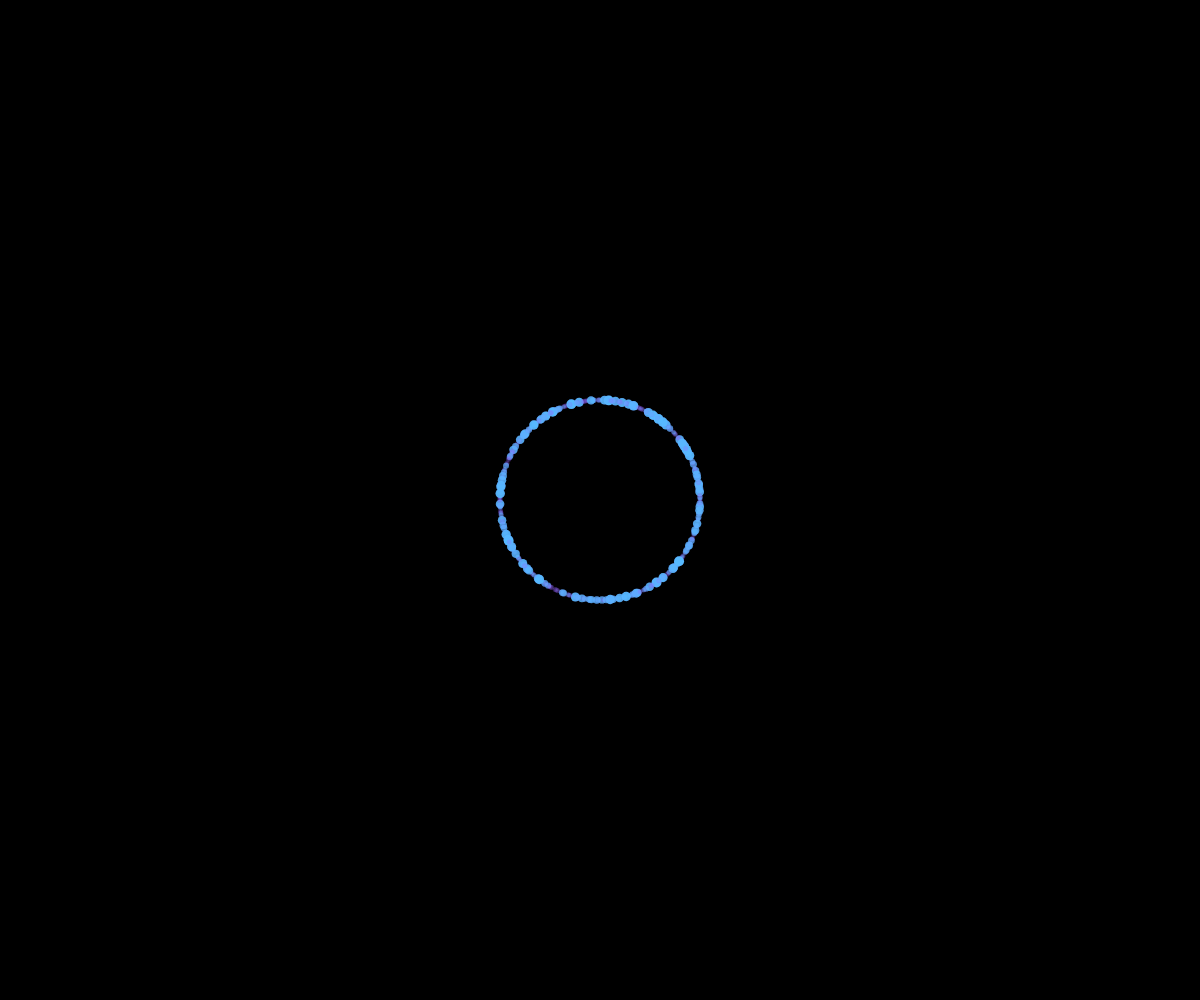
Frame 1 (no input)
Frame 60 (no input): identical to frame 1, image omitted
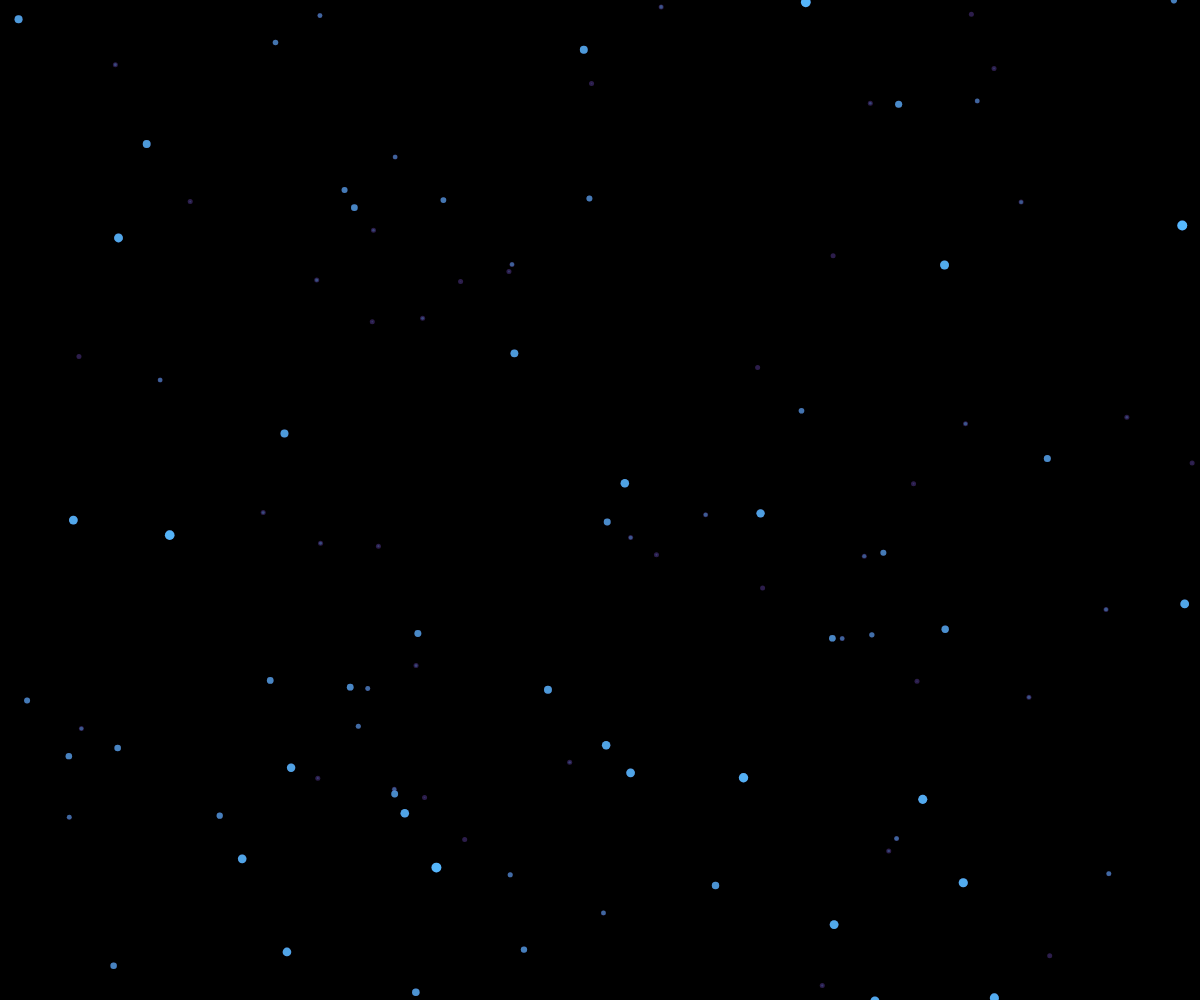
Frame 120 (the mouse pressed at the canvas centre since frame 60)

The p5.js sketch that drew these frames (run headless with seeded random() and noise() and a simulated clock; from frame 60 on, the mouse is pressed at the canvas centre):

// p5.js sketch
// ── sketch.js
/*  Based of Generative Design's M_1_2_01:
    http://www.generative-gestaltung.de/2/sketches/?02_M/M_1_2_01
*/

const ACT_RANDOM_SEED = 0;
const PARTICLE_COUNT = 300;
const RADIUS = 100;
const RANGE_VARIANCE = 1;
let faderX = 1;

function setup() {
  // nothing much to see here
  createCanvas(window.innerWidth, window.innerHeight); // this won't alter the window size
  noStroke();
}

function getMutatedCanvasPos() {
  const midX = width / 2;

  const midY = height / 2;

  const distFromCenter = getDistance(mouseX, midX, mouseY, midY);
  if (distFromCenter > RADIUS) {
    return width;
  } else {
    return map(distFromCenter, 0, RADIUS, 0, width);
  }
}

function getPosition(angle) {
  if (angle === 0) {
    faderX = faderX * 0.97 + (0.03 * getMutatedCanvasPos()) / width;
    randomSeed(ACT_RANDOM_SEED);
  }

  const xRangeStart = random(-width * RANGE_VARIANCE, 0);
  const xRangeEnd = random(width, width * (1 + RANGE_VARIANCE));
  const randomX = random(xRangeStart, xRangeEnd);

  const yRangeStart = random(-height * RANGE_VARIANCE, 0);
  const yRangeEnd = random(height, height * (1 + RANGE_VARIANCE));
  const randomY = random(yRangeStart, yRangeEnd);

  const circleX = width / 2 + cos(angle) * RADIUS;
  const circleY = height / 2 + sin(angle) * RADIUS;
  const x = lerp(randomX, circleX, faderX);
  const y = lerp(randomY, circleY, faderX);

  return { x: x, y: y };
}

function blueDot(x, y, size) {
  fill(86, 186, 255, size * 0.1 * 255);
  ellipse(x, y, size, size);
}

function purpleDot(x, y, size) {
  fill(150, 100, 255, 75);
  ellipse(x, y, max(size, 5), max(size, 5));
}

function draw() {
  background(0);

  for (let i = 0; i < PARTICLE_COUNT; i++) {
    const angle = (i * 360) / PARTICLE_COUNT;
    pos = getPosition(angle);

    // generate a random size
    const size = random(0, 10);

    purpleDot(pos.x, pos.y, size);
    blueDot(pos.x, pos.y, size);
  }
}

function getDistance(x1, x2, y1, y2) {
  return sqrt((x2 - x1) ** 2 + (y2 - y1) ** 2);
}
